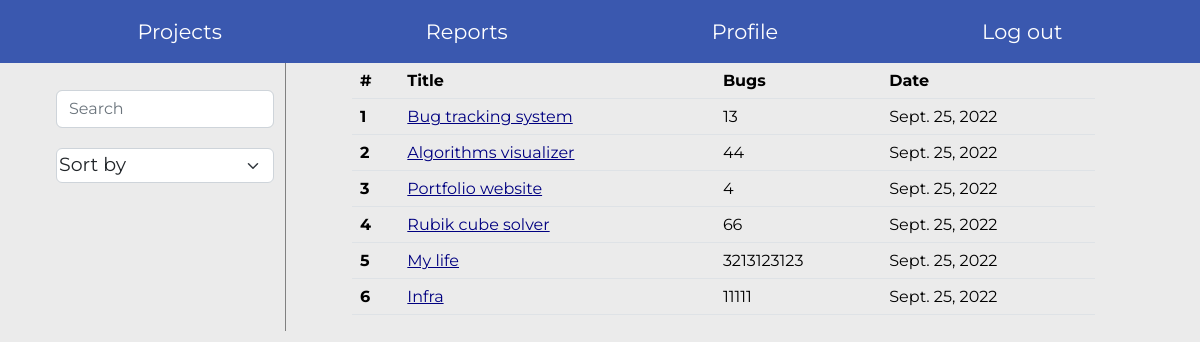
The page /home on the database its author committed.
### project/models.py (models this page shows, shortened)
class project(models.Model):
	name = models.CharField(max_length = 40)
	date_added = models.DateField()
	bugs_count = models.IntegerField()

### project/views.py (the view, shortened to what this page needs)
# urls.py: path('home',home , name="home"),
def home(request):
	projects = project.objects.all();
	context = {"projects":projects}
	return render(request , "home.html" , context)

### templates/home.html (shortened to what this page needs)
{% extends "base.html" %}
{% load static %}
{% block css_files %}
<link rel="stylesheet" href="{% static 'bootstrap.min.css' %}">
<link rel="stylesheet" href="{% static 'base.css' %}">
<link rel="stylesheet" href="{% static 'home.css' %}">
{% endblock %}
{% block content %}
<div class="container" id="home_body">
	<div  id="filters">
		<div class="mt-3">
			<div class="mb-3">
				<input type="text" class="form-control" id="search_input" placeholder="Search" aria-describedby="text">
			</div>
		</div>
		<div>
			<div>
				<select class="form-select" id="sort_select" aria-label="Default select example">
					<option >Sort by</option>
				</select>
			</div>
		</div>
	</div>
	<div id="results">
		<table class="table">
			<thead>
				<tr>
					<th scope="col">#</th>
					<th scope="col">Title</th>
					<th scope="col">Bugs</th>
					<th scope="col">Date</th>
				</tr>
			</thead>
			<tbody id="table_body">
				{% for project in projects %}
				<tr>
					<th scope="row"> {{ forloop.counter }}</th>
					<td><a class="a_color">{{ project.name }}</a></td>
					<td>{{ project.bugs_count }}</td>
					<td>{{ project.date_added }}</td>
				</tr>
				{% endfor %}
			</tbody>
		</table>
	</div>
</div>
{% endblock %}

### templates/base.html (shortened to what this page needs)
<html>
<head>
	{% load static %}
	{% block css_files %}{% endblock %}
</head>
<body>
	<nav class="navbar navbar-expand-lg bg-light">
  <div class="container-fluid">
    <div class="collapse navbar-collapse" id="navbarTogglerDemo01">
      <ul class="navbar-nav me-auto mb-2 mb-lg-0">
        <li class="nav-item">
          <a id="go_projects" class="nav-link active">Projects</a>
        </li>
        <li class="nav-item">
          <a class="nav-link">Reports</a>
        </li>
        <li class="nav-item">
          <a class="nav-link ">Profile</a>
        </li>
         <li class="nav-item">
          <a href="logout" class="nav-link ">Log out</a>
        </li>
      </ul>
    </div>
  </div>
</nav>
	<div id="additional" class="container">
		{% block content %}
		{% endblock %}
	</div>
</body>
</html>

### static/base.css (style rules this page uses)
* { margin: 0; padding: 0; font-family: 'Merriweather Sans', sans-serif !important; font-family: 'Montserrat', sans-serif !important; color: black; }
.navbar , .container-fluid { background-color: #3A58AF !important; }
.a_color { color: #000080 !important; }
.navbar-nav { font-size: 130%; width: 80%; display: flex; margin: auto; justify-content: space-between; align-items: center; }
a { color: white !important; cursor: pointer; }

### static/home.css (style rules this page uses)
* { margin: 0; padding: 0; font-family: 'Merriweather Sans', sans-serif; font-family: 'Montserrat', sans-serif; color: black; }
#additional { margin: 0 !important; padding: 0 !important; }
#sort_select { margin-top: 20px; padding: 2px; font-size: 19px; }
tr { align-items: center; }
#home_body { width: 100%; display: flex; justify-content: space-around; }
#filters { padding: 1%; border-right: solid grey 1px; }
#results { width: 66.6%; }
body { background-color: #EBEBEB; }

### rows shown on the page
project: name "Bug tracking system", bugs_count "13", date_added "Sept. 25, 2022"
project: name "Algorithms visualizer", bugs_count "44", date_added "Sept. 25, 2022"
project: name "Portfolio website", bugs_count "4", date_added "Sept. 25, 2022"
project: name "Rubik cube solver", bugs_count "66", date_added "Sept. 25, 2022"
project: name "My life", bugs_count "3213123123", date_added "Sept. 25, 2022"
project: name "Infra", bugs_count "11111", date_added "Sept. 25, 2022"
